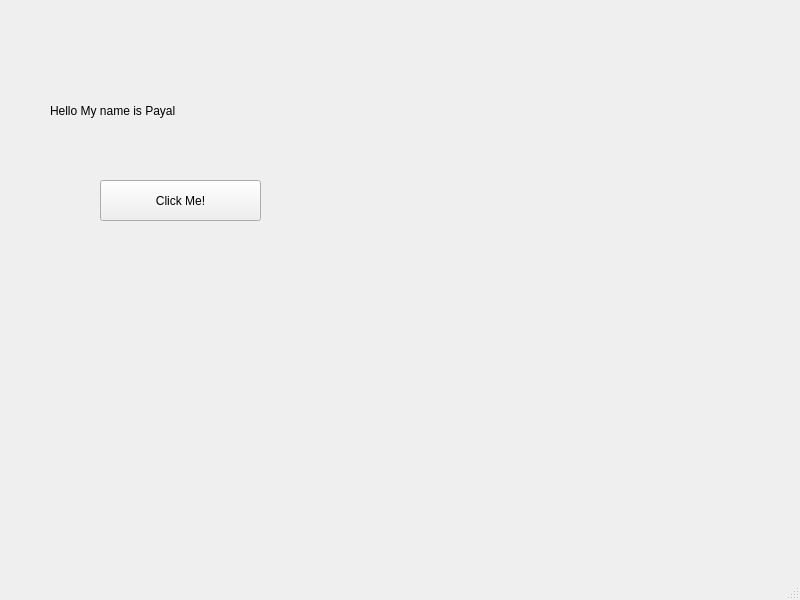
<?xml version="1.0" encoding="UTF-8"?>
<ui version="4.0">
 <class>MainWindow</class>
 <widget class="QMainWindow" name="MainWindow">
  <property name="geometry">
   <rect>
    <x>0</x>
    <y>0</y>
    <width>800</width>
    <height>600</height>
   </rect>
  </property>
  <property name="windowTitle">
   <string>MainWindow</string>
  </property>
  <widget class="QWidget" name="centralwidget">
   <widget class="QLabel" name="label">
    <property name="geometry">
     <rect>
      <x>50</x>
      <y>90</y>
      <width>141</width>
      <height>41</height>
     </rect>
    </property>
    <property name="text">
     <string>Hello My name is Payal</string>
    </property>
   </widget>
   <widget class="QPushButton" name="pushButton1">
    <property name="geometry">
     <rect>
      <x>100</x>
      <y>180</y>
      <width>161</width>
      <height>41</height>
     </rect>
    </property>
    <property name="text">
     <string>Click Me!</string>
    </property>
   </widget>
  </widget>
  <widget class="QMenuBar" name="menubar">
   <property name="geometry">
    <rect>
     <x>0</x>
     <y>0</y>
     <width>800</width>
     <height>22</height>
    </rect>
   </property>
  </widget>
  <widget class="QStatusBar" name="statusbar"/>
 </widget>
 <resources/>
 <connections/>
</ui>
